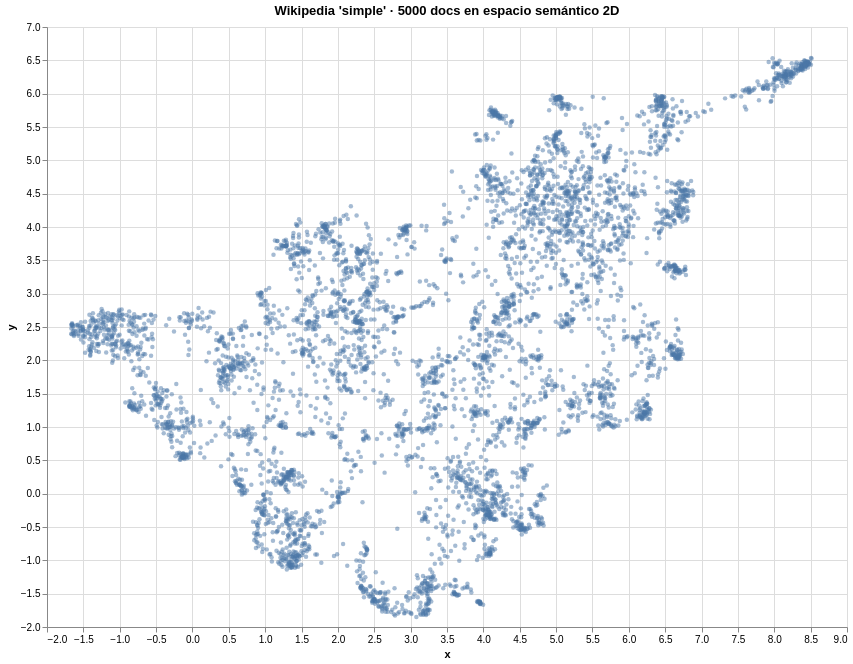

Notebook code cell kept with this figure:
### Code cell
reducer_big = umap.UMAP(n_neighbors=100, random_state=42)
proj_big = reducer_big.fit_transform(embs_arr)
wiki_df["x"], wiki_df["y"] = proj_big[:, 0], proj_big[:, 1]

(
    alt.Chart(wiki_df)
    .mark_circle(size=20, opacity=0.5)
    .encode(
        x=alt.X("x", scale=alt.Scale(zero=False)),
        y=alt.Y("y", scale=alt.Scale(zero=False)),
        tooltip=["title"],
    )
    .properties(width=800, height=600, title=f"Wikipedia '{lang}' · {max_docs} docs en espacio semántico 2D")
    .interactive()
)

### Figure 1 — Vega-Lite specification as saved in the notebook (floating-point values rounded to 4 significant figures; data arrays with more than 128 entries replaced by an {"elided": "..."} marker saying what was removed)
{"config": {"view": {"continuousWidth": 300, "continuousHeight": 300}}, "data": {"name": "data-1ad897213694e8628d444cadce89db83"}, "mark": {"type": "circle", "opacity": 0.5, "size": 20}, "encoding": {"tooltip": [{"field": "title", "type": "nominal"}], "x": {"field": "x", "scale": {"zero": false}, "type": "quantitative"}, "y": {"field": "y", "scale": {"zero": false}, "type": "quantitative"}}, "height": 600, "params": [{"name": "param_2", "select": {"type": "interval", "encodings": ["x", "y"]}, "bind": "scales"}], "title": "Wikipedia 'simple' · 5000 docs en espacio semántico 2D", "width": 800, "$schema": "https://vega.github.io/schema/vega-lite/v5.20.1.json", "datasets": {"data-1ad897213694e8628d444cadce89db83": {"elided": "5000 records"}}}
